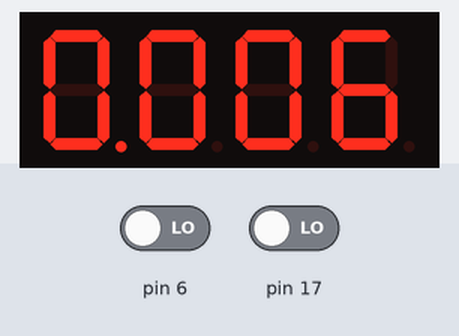
The sketch below on a simulated Arduino Uno, built with avr-gcc and run on an emulated ATmega328P. On the bench: 4-digit seven-segment display. The inputs (shaded band) are chosen by the test bench; at power-on: pin 17 LOW, pin 6 LOW.

Above: at 1.2 s.
1.3 s: pin 17 driven HIGH
At 1.95 s:
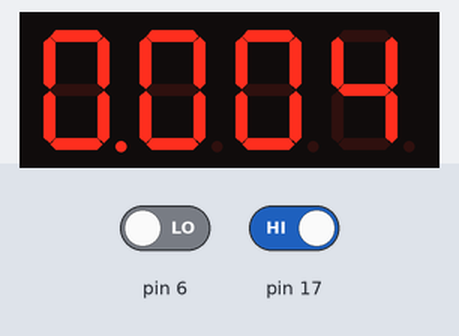
3.9 s: pin 6 driven HIGH
At 4.2 s:
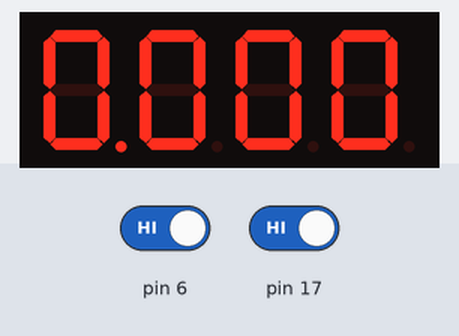
5.4 s: pin 6 driven LOW
At 5.55 s:
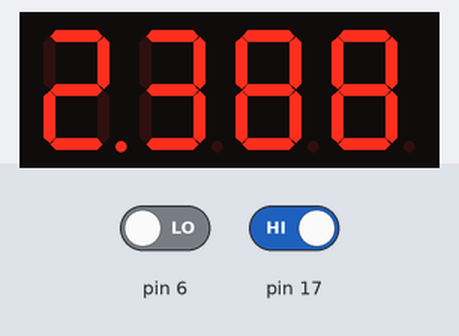
6.9 s: pin 17 driven LOW
At 7.05 s:
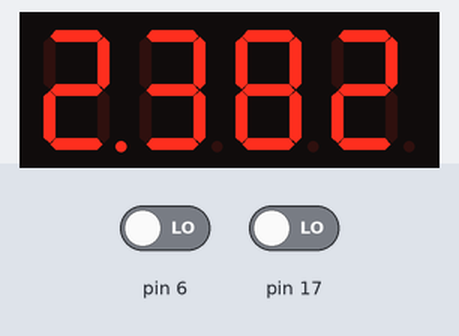
9.6 s: pin 17 driven HIGH
At 9.75 s:
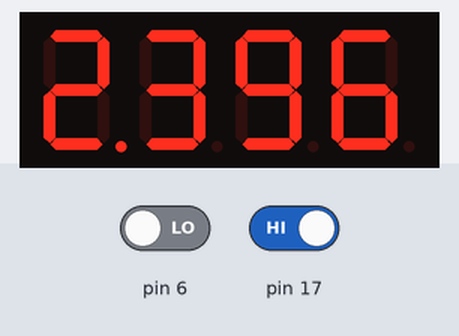
Timing chart, 0 to 12.6 s (numbered marks = the images above; inputs shaded):
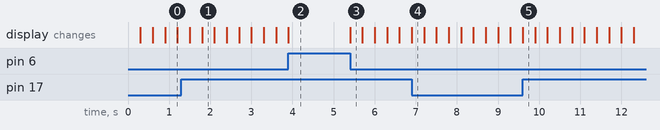

Measured:
- after the input at 5.4 s, the display: first changes at once (image 3 shows a later state)

The sketch:

lab04.3.ino
```cpp
#include "SevSeg.h"
SevSeg sevseg; //Instantiate a seven segment controller object

void setup() {
  byte numDigits = 4;
  byte digitPins[] = {4,3,2,7};
  byte segmentPins[] = { 8, 9, 10, 11,5, 12, 13,14};
  bool resistorsOnSegments = false; // 'false' means resistors are on digit pins
  byte hardwareConfig = COMMON_CATHODE; // See README.md for options
  sevseg.begin(hardwareConfig, numDigits, digitPins, segmentPins, resistorsOnSegments);
  sevseg.setBrightness(90);
  pinMode(6,INPUT);
  pinMode(17,INPUT);
}

void loop()
{

  static unsigned long timer = millis();
  static int deciSeconds = 0;
  boolean val=digitalRead(6);
  boolean Pin17=digitalRead(17);
  if(val)
  {
    sevseg.setNumber(0000, 3);
        sevseg.refreshDisplay();
        if(Pin17==HIGH)
        deciSeconds=2400;
        else
        deciSeconds=0;

  }
  else if(Pin17==HIGH)
  {
 sevseg.setNumber(deciSeconds, 3);
  if (millis() - timer >= 300)

  {
    timer += 300;
    deciSeconds--;
    if (deciSeconds%100 == 59)
    {
      deciSeconds=deciSeconds-59;
    }
    else
    {
      deciSeconds=deciSeconds-1;
    }
  }
   if (deciSeconds == 0)
    deciSeconds =2400 ;

  sevseg.refreshDisplay(); // Must run repeatedly
  }
  else
  {
 sevseg.setNumber(deciSeconds, 3);
  if (millis() - timer >= 300)
  {
    timer += 300;
    deciSeconds++;
    if (deciSeconds%100 == 59)
    {
      deciSeconds=deciSeconds+41;
    }
    else
    {
      deciSeconds=deciSeconds+1;
    }
   if (deciSeconds == 2400)
    deciSeconds =0 ;
  }

  sevseg.refreshDisplay(); // Must run repeatedly
  }
  }
```
